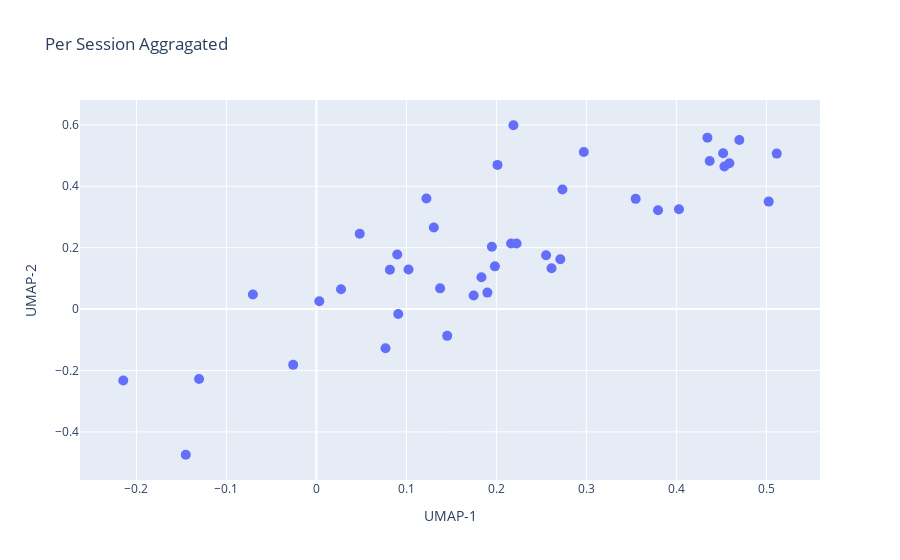

The cell this chart's notebook holds for it:
### Code cell
import matplotlib.pyplot as plt
import plotly.graph_objects as go

fig = go.Figure(
    data = go.Scatter(
        x = all_emb[:, 0], 
        y = all_emb[:, 1],
        mode = "markers",
        marker = dict(size = 10),
        text = all_sessions,         
        hoverinfo = "text"
    )
)

fig.update_layout(
    title = "Per Session Aggragated",
    xaxis_title = "UMAP-1",
    yaxis_title = "UMAP-2",
)

fig.show()

### Figure 1 — Plotly figure (JSON) as saved in the notebook; plotly's stock layout.template omitted (floating-point values rounded to 4 significant figures)
{"data": [{"hoverinfo": "text", "marker": {"size": 10}, "mode": "markers", "text": ["user_18_session_3", "user_18_session_2", "user_08_session_6", "user_08_session_2", "user_11_session_2", "user_11_session_3", "user_12_session_2", "user_12_session_3", "user_14_session_1", "user_03_session_1", "user_07_session_1", "user_07_session_3", "user_14_session_2", "user_03_session_2", "user_08_session_1", "user_18_session_4", "user_11_session_4", "user_12_session_1", "user_03_session_3", "user_14_session_3", "user_07_session_2", "user_08_session_4", "user_18_session_1", "user_11_session_1", "user_12_session_4", "user_14_session_4", "user_03_session_4", "user_07_session_4", "user_08_session_5", "user_08_session_3", "user_02_session_1", "user_15_session_1", "user_02_session_2", "user_15_session_2", "user_05_session_2", "user_05_session_1", "user_13_session_2", "user_04_session_2", "user_13_session_1", "user_04_session_1", "user_10_session_1", "user_10_session_2"], "type": "scatter", "x": [-0.1452, 0.1454, 0.2613, 0.4029, 0.1747, 0.452, 0.19, 0.04811, 0.3796, 0.2012, 0.4699, 0.2552, 0.5115, 0.1304, 0.1984, -0.2146, 0.2163, -0.02584, 0.4589, 0.1223, 0.437, 0.2189, 0.07677, 0.1374, -0.1304, 0.4345, 0.2734, 0.3548, 0.003208, 0.271, 0.1024, 0.5026, 0.08984, 0.2971, 0.2224, 0.4533, 0.02734, 0.08164, 0.1834, 0.195, -0.0706, 0.09093], "y": [-0.4745, -0.08729, 0.1331, 0.3251, 0.04406, 0.5073, 0.05367, 0.2456, 0.3217, 0.4697, 0.5505, 0.1751, 0.5065, 0.2659, 0.1391, -0.2324, 0.2134, -0.1817, 0.4748, 0.36, 0.4822, 0.5988, -0.1276, 0.06753, -0.2276, 0.5585, 0.3895, 0.359, 0.02522, 0.1623, 0.1292, 0.3501, 0.178, 0.5115, 0.2136, 0.4643, 0.06442, 0.1279, 0.1034, 0.2028, 0.04747, -0.01609]}], "layout": {"title": {"text": "Per Session Aggragated"}, "xaxis": {"title": {"text": "UMAP-1"}}, "yaxis": {"title": {"text": "UMAP-2"}}}}
